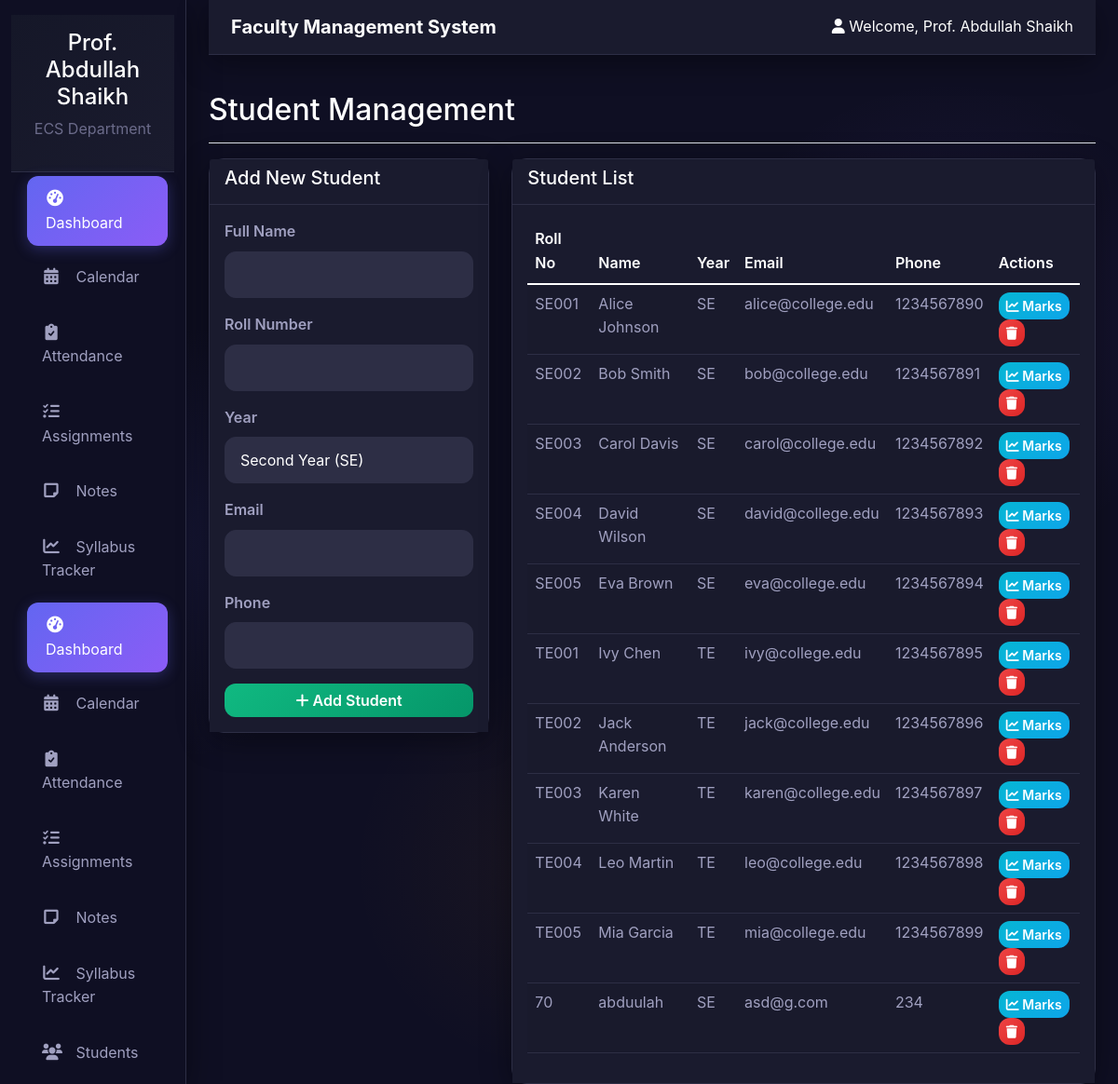
/students, run on the app's committed database.
### app.py (models this page shows)
class Student(db.Model):
    id = db.Column(db.Integer, primary_key=True)
    name = db.Column(db.String(100), nullable=False)
    roll_number = db.Column(db.String(20), nullable=False)
    year = db.Column(db.String(10), nullable=False)
    email = db.Column(db.String(100))
    phone = db.Column(db.String(15))
    marks = db.Column(db.Text)

### app.py (the view)
@app.route('/students')
def students():
    students = Student.query.all()
    return render_template('students.html', students=students)

### templates/students.html (shortened to what this page needs)
{% extends "base.html" %}
{% block content %}
<div class="d-flex justify-content-between flex-wrap flex-md-nowrap align-items-center pt-3 pb-2 mb-3 border-bottom">
    <h1 class="h2">Student Management</h1>
</div>
<div class="row">
    <div class="col-md-4">
        <div class="card">
            <div class="card-header">
                <h5>Add New Student</h5>
            </div>
            <div class="card-body">
                <form method="POST" action="{{ url_for('add_student') }}">
                    <div class="mb-3">
                        <label class="form-label">Full Name</label>
                        <input type="text" class="form-control" name="name" required>
                    </div>
                    <div class="mb-3">
                        <label class="form-label">Roll Number</label>
                        <input type="text" class="form-control" name="roll_number" required>
                    </div>
                    <div class="mb-3">
                        <label class="form-label">Year</label>
                        <select class="form-control" name="year" required>
                            <option value="SE">Second Year (SE)</option>
                        </select>
                    </div>
                    <div class="mb-3">
                        <label class="form-label">Email</label>
                        <input type="email" class="form-control" name="email">
                    </div>
                    <div class="mb-3">
                        <label class="form-label">Phone</label>
                        <input type="tel" class="form-control" name="phone">
                    </div>
                    <button type="submit" class="btn btn-success w-100">
                        <i class="fas fa-plus"></i> Add Student
                    </button>
                </form>
            </div>
        </div>
    </div>
    <div class="col-md-8">
        <div class="card">
            <div class="card-header">
                <h5>Student List</h5>
            </div>
            <div class="card-body">
                {% if students %}
                <div class="table-responsive">
                    <table class="table table-striped">
                        <thead>
                            <tr>
                                <th>Roll No</th>
                                <th>Name</th>
                                <th>Year</th>
                                <th>Email</th>
                                <th>Phone</th>
                                <th>Actions</th>
                            </tr>
                        </thead>
                        <tbody>
                            {% for student in students %}
                            <tr>
                                <td>{{ student.roll_number }}</td>
                                <td>{{ student.name }}</td>
                                <td>{{ student.year }}</td>
                                <td>{{ student.email or 'N/A' }}</td>
                                <td>{{ student.phone or 'N/A' }}</td>
                                <td>
                                    <a href="{{ url_for('student_marks', student_id=student.id) }}"
                                        class="btn btn-sm btn-info">
                                        <i class="fas fa-chart-line"></i> Marks
                                    </a>
                                    <a href="{{ url_for('delete_student', student_id=student.id) }}"
                                        class="btn btn-sm btn-danger" onclick="return confirm('Delete this student?')">
                                        <i class="fas fa-trash"></i>
                                    </a>
                                </td>
                            </tr>
                            {% endfor %}
                        </tbody>
                    </table>
                </div>
                {% else %}
                <p class="text-center text-muted">No students found.</p>
                {% endif %}
            </div>
        </div>
    </div>
</div>
{% endblock %}

### static/css/style.css (style rules this page uses)
:root { --primary: #6366f1; --primary-dark: #4f46e5; --primary-light: #8b5cf6; --secondary: #f59e0b; --accent: #10b981; --danger: #ef4444; --warning: #f59e0b; --info: #06b6d4; --success: #10b981; --bg-dark: #0f0f23; --bg-darker: #0a0a1a; --bg-card: #1a1b2e; --bg-card-hover: #23243d; --bg-sidebar: #151728; --bg-navbar: #1e1f32; --bg-input: #2d2e45; --text-primary: #ffffff; --text-secondary: #a0a0c0; --text-muted: #6b6b8a; --text-light: #c7c7e0; --border-color: #2d2e45; --border-light: #3f4058; --shadow: 0 8px 32px rgba(0, 0, 0, 0.4); --shadow-lg: 0 20px 60px rgba(0, 0, 0, 0.5); --shadow-sm: 0 2px 12px rgba(0, 0, 0, 0.3); --gradient-primary: linear-gradient(135deg, #6366f1 0%, #8b5cf6 100%); --gradient-secondary: linear-gradient(135deg, #f59e0b 0%, #d97706 100%); --gradient-accent: linear-gradient(135deg, #10b981 0%, #059669 100%); --gradient-danger: linear-gradient(135deg, #ef4444 0%, #dc2626 100%); --gradient-dark: linear-gradient(135deg, #1a1b2e 0%, #151728 100%); --gradient-bg: linear-gradient(135deg, #0f0f23 0%, #1a1b2e 50%, #151728 100%); }
* { margin: 0; padding: 0; box-sizing: border-box; }
body { font-family: 'Inter', 'Segoe UI', system-ui, -apple-system, sans-serif; background: var(--bg-dark) !important; color: var(--text-primary) !important; line-height: 1.6; overflow-x: hidden; background-image: radial-gradient(circle at 15% 50%, rgba(99, 102, 241, 0.1) 0%, transparent 20%), radial-gradient(circle at 85% 30%, rgba(139, 92, 246, 0.1) 0%, transparent 20%), radial-gradient(circle at 50% 80%, rgba(245, 158, 11, 0.05) 0%, transparent 20%) !important; }
.card { background: var(--bg-card) !important; border: 1px solid var(--border-color) !important; border-radius: 16px !important; box-shadow: var(--shadow) !important; color: var(--text-primary) !important; }
.card-header { background: var(--bg-card) !important; border-bottom: 1px solid var(--border-color) !important; color: var(--text-primary) !important; }
.card-body { background: var(--bg-card) !important; color: var(--text-primary) !important; }
.table { color: var(--text-primary) !important; background: var(--bg-card) !important; }
.table th { background: var(--bg-card) !important; border-color: var(--border-color) !important; color: var(--text-primary) !important; font-weight: 600; }
.table td { background: var(--bg-card) !important; border-color: var(--border-color) !important; color: var(--text-secondary) !important; }
.table-striped tbody tr:nth-of-type(odd) { background-color: rgba(255, 255, 255, 0.03) !important; }
.form-control { background: var(--bg-input) !important; border: 1px solid var(--border-color) !important; border-radius: 12px !important; color: var(--text-primary) !important; padding: 12px 16px !important; }
.form-label { color: var(--text-secondary) !important; font-weight: 600 !important; margin-bottom: 8px !important; }
.btn { border-radius: 12px !important; font-weight: 600 !important; transition: all 0.3s ease !important; }
.btn-success { background: var(--gradient-accent) !important; border: none !important; color: white !important; }
.btn-info { background: linear-gradient(135deg, #06b6d4 0%, #0ea5e9 100%) !important; border: none !important; color: white !important; }
.btn-danger { background: var(--gradient-danger) !important; border: none !important; color: white !important; }
* { color: inherit; }
div, section, article, main, aside, header, footer, nav { background-color: transparent !important; }
h1, h2, h3, h4, h5, h6, p, span, small, strong, em, a, li, td, th, label { color: var(--text-primary) !important; }
a { color: var(--primary) !important; text-decoration: none !important; }

### data on the page
Student: roll_number "SE001", name "Alice Johnson", year "SE", email "alice@college.edu", phone "1234567890"
Student: roll_number "SE002", name "Bob Smith", year "SE", email "bob@college.edu", phone "1234567891"
Student: roll_number "SE003", name "Carol Davis", year "SE", email "carol@college.edu", phone "1234567892"
Student: roll_number "SE004", name "David Wilson", year "SE", email "david@college.edu", phone "1234567893"
Student: roll_number "SE005", name "Eva Brown", year "SE", email "eva@college.edu", phone "1234567894"
Student: roll_number "TE001", name "Ivy Chen", year "TE", email "ivy@college.edu", phone "1234567895"
Student: roll_number "TE002", name "Jack Anderson", year "TE", email "jack@college.edu", phone "1234567896"
Student: roll_number "TE003", name "Karen White", year "TE", email "karen@college.edu", phone "1234567897"
Student: roll_number "TE004", name "Leo Martin", year "TE", email "leo@college.edu", phone "1234567898"
Student: roll_number "TE005", name "Mia Garcia", year "TE", email "mia@college.edu", phone "1234567899"
Student: roll_number "70", name "abduulah", year "SE", email "asd@g.com", phone "234"
